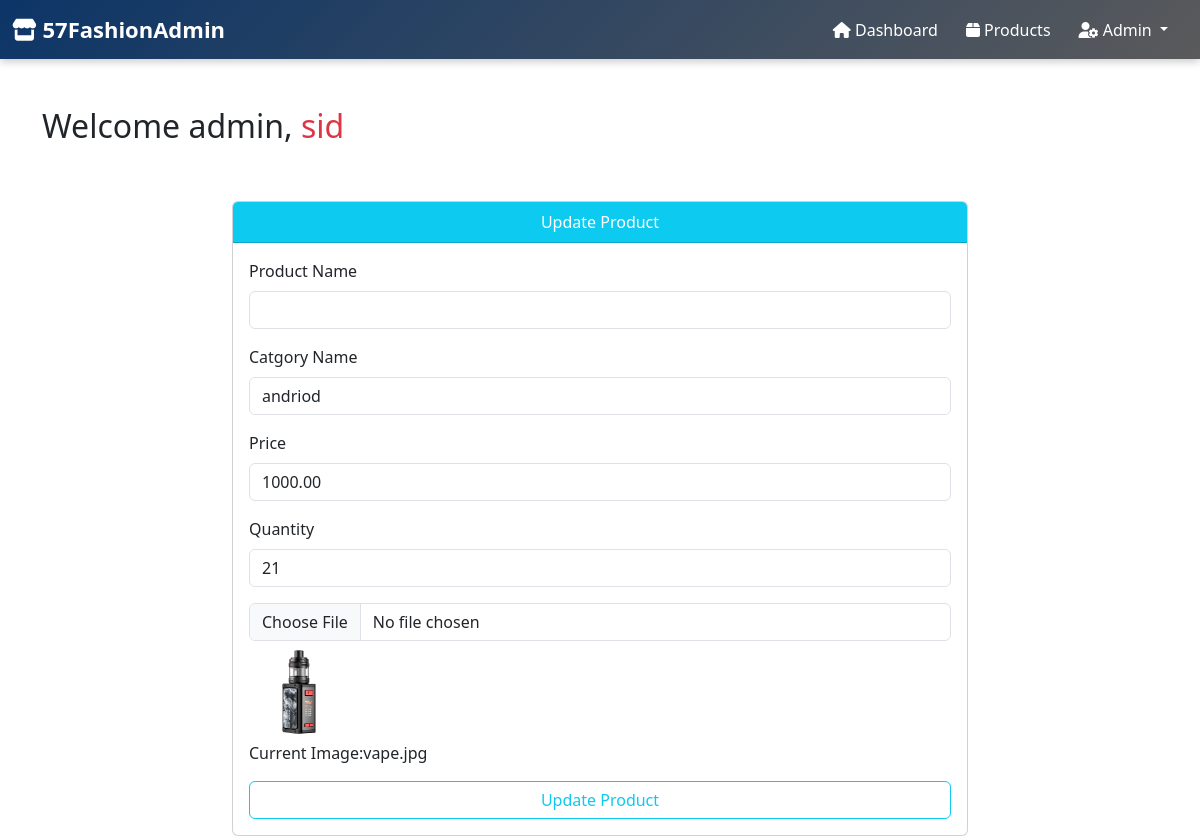
Screenshot of /57_PJ/edit.php?action=edit&pid=1 (signed in) with the database file from the repository.
### tables this page shows
CREATE TABLE `products` (
  `product_id` int(11) NOT NULL,
  `product_name` varchar(100) NOT NULL,
  `price` decimal(10,2) NOT NULL,
  `qty` int(11) NOT NULL,
  `photo` varchar(255) DEFAULT NULL,
  `category_id` int(11) NOT NULL
);

### 57_PJ/edit.php (the view, shortened to what this page needs)
<?php
include 'conn.php';
include 'function.php';
if(isset($_GET['action'])&& $_GET['action']=='edit')
{
   $pid=$_GET['pid'];
   $query="Select * from products where product_id='$pid'";
   $go_query=mysqli_query($connection,$query);
   while($row=mysqli_fetch_array($go_query))
   {
        $price=$row['price'];
        $qty=$row['qty'];
        $photo=$row['photo'];
   }
}
?>
<!DOCTYPE html>
<html lang="en">
<head>
</head>
<body>
    <?php include 'header.php'; ?>
    <div class="container">
        <div class="row mt-5">
            <div class="col-md-12">
                <h2>Welcome admin,
                    <span class="text-danger">
                        <?php
                        if(isset($_SESSION['admin']))
                        {
                            echo $_SESSION['admin'];
                        }
                        else
                        {
                            $_SESSION['admin']='';
                        }
                        ?>
                    </span>
                </h2>
            </div>
        </div>
        <div class="row mt-5 justify-content-center">
            <div class="col-md-8">
                <div class="card">
                    <div class="card-header bg-info text-center text-white">Update Product</div>
                    <div class="card-body">
                        <form action="" method="POST" enctype="multipart/form-data">
                            <div class="mb-3">
                                <label for="" class="form-label">Product Name</label>
                                <input type="text"  name="productname" id="" class="form-control">
                            </div>
                            <div class="mb-3">
                                <label for="catnane" class="form-label">Catgory Name</label>
                                 <select name="catname" id="" class="form-control">
                                    <?php
                                    $query="SELECT * FROM category";
                                    $go_query=mysqli_query($connection,$query);
                                    while($row=mysqli_fetch_array($go_query))
                                    {
                                        $category_id=$row['category_id'];
                                        $category_name=$row['category_name'];
                                        echo "<option value={$category_id}>{$category_name}</option>";
                                    }
                                    ?>
                                </select>
                            </div>
                            <div class="mb-3">
                                <label for="" class="form-label">Price</label>
                                <input type="text" value="<?php echo $price ?>" name="price" id="" class="form-control">
                            </div>
                            <div class="mb-3">
                                <label for="" class="form-label">Quantity</label>
                                <input type="text" value="<?php echo $qty ?>" name="qty" id="" class="form-control">
                            </div>
                            <div class="mb-3">
                                <input type="file" name="photo" id="" class="form-control">
                                <img src='../photo/<?php echo $photo ?>' width='100' height='100'>
                                <p>Current Image:<?php echo $photo; ?></p>
                            </div>
                            <div class="d-grid">
                                <input type="submit" value="Update Product" class="btn btn-outline-info" name="btnupdateproduct">
                            </div>
                        </form>
                    </div>
                </div>
            </div>
        </div>
    </div>
</body>
</html>

### 57_PJ/header.php (style rules this page uses)
body { margin: 0; padding: 0; }

### rows the page displays
products: price "1000.00", qty "21", photo (picture), photo "vape.jpg"

### other values shown
$_SESSION['admin'] "sid"
form field catname "andriod"
